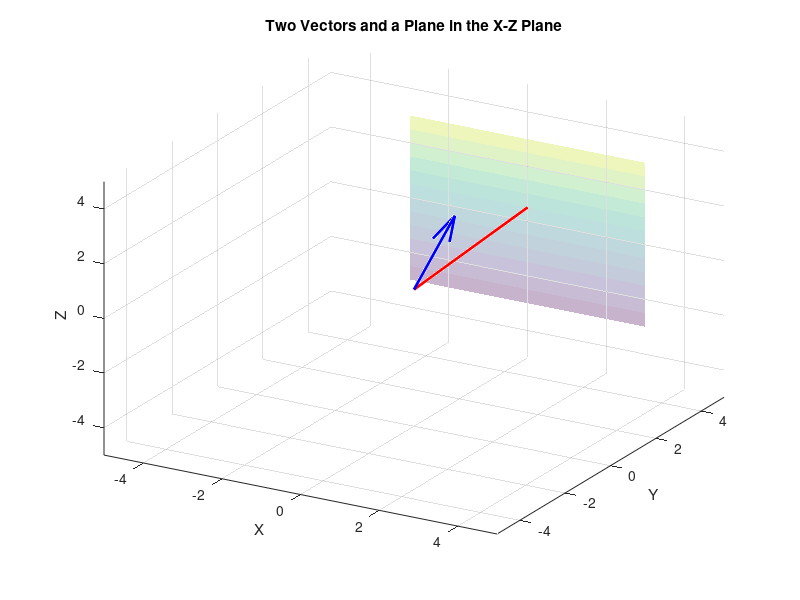

Recreate this plot in MATLAB.
close all;
clear all;
clc;

% Create a 3D figure
figure;
hold on;

% Define two vectors in the x-z plane
v1 = [0, 10, 1];
v2 = [0, 2, 2];

% Plot the vectors
quiver3(0, 0, 0, v1(1), v1(2), v1(3), 'r', 'LineWidth', 2);
quiver3(0, 0, 0, v2(1), v2(2), v2(3), 'b', 'LineWidth', 2);

% Define the plane in the x-z plane
[x, z] = meshgrid(-3:0.5:3);
y = ones(size(x))*5;

% Plot the plane
surf(x, y, z, 'FaceAlpha', 0.3, 'EdgeColor', 'none');

% Set axis labels and title
xlabel('X');
ylabel('Y');
zlabel('Z');
title('Two Vectors and a Plane in the X-Z Plane');

% Set axis limits
xlim([-5, 5]);
ylim([-5, 5]);
zlim([-5, 5]);

% Add a grid
grid on;

% Set the view angle
view(30, 30);

hold off;
